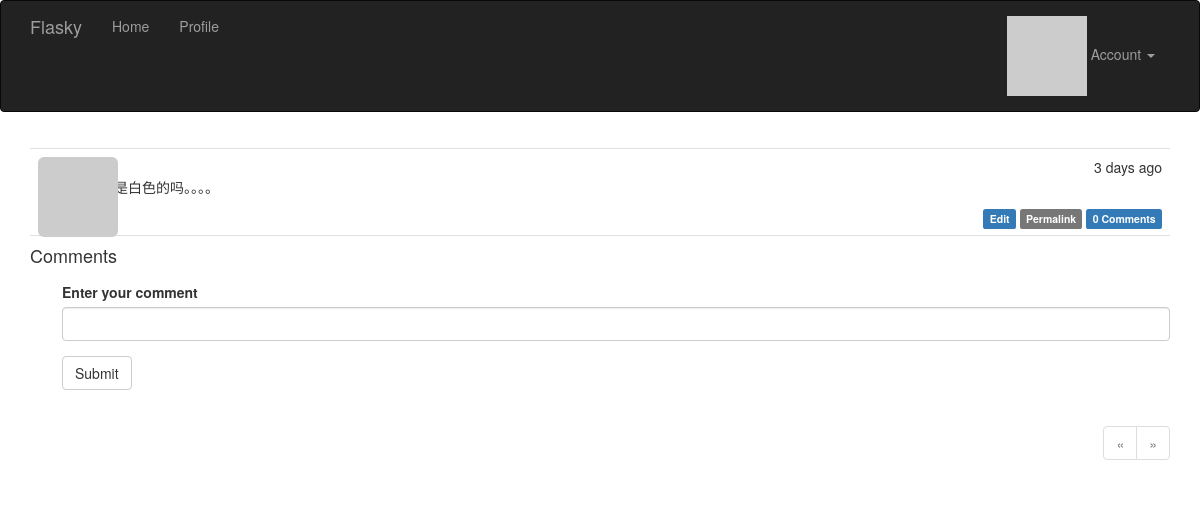
Before: /post/113 (signed in) with the older database file.
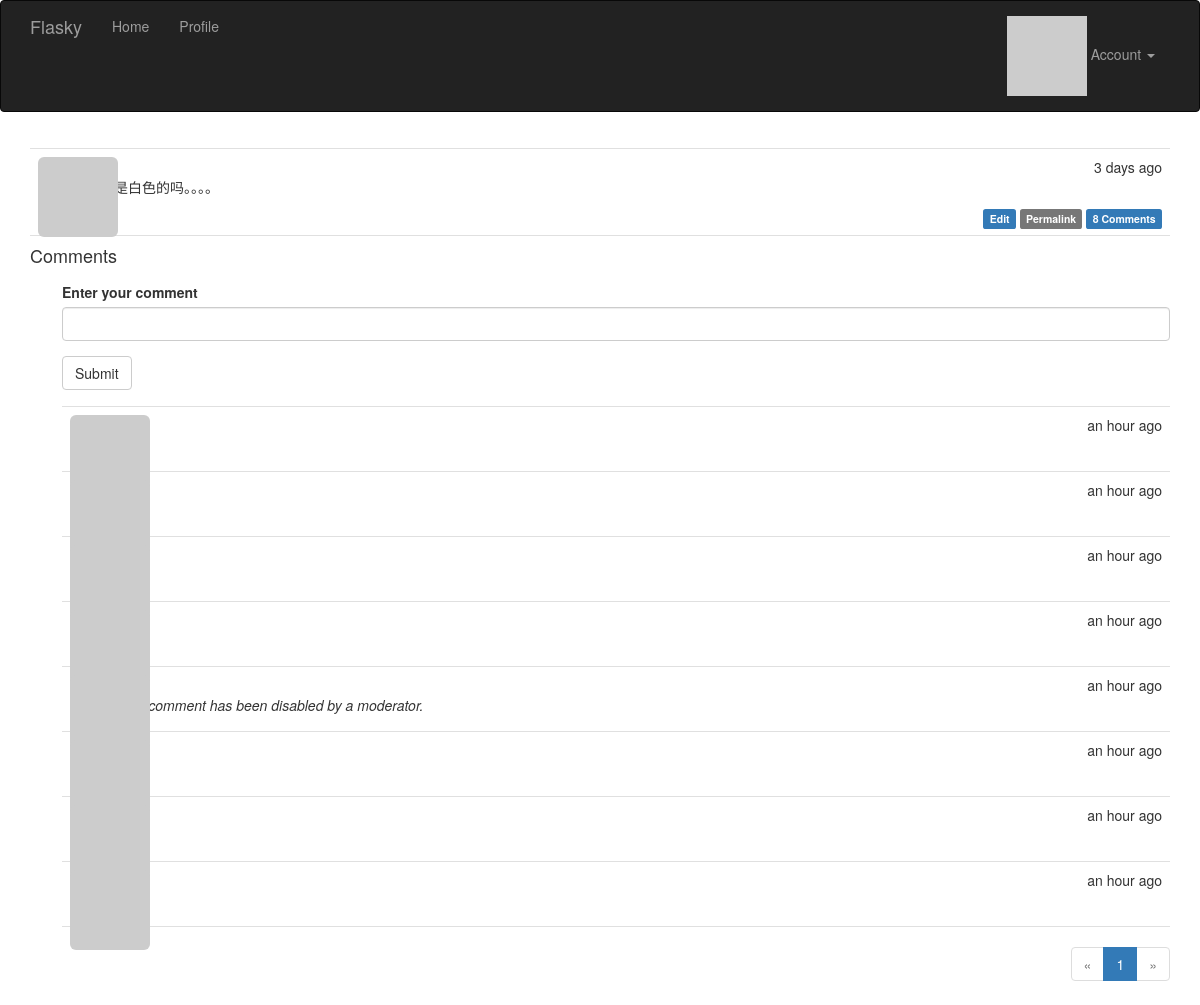
After: the same page with the newer database file.
### app/models.py (models this page shows, shortened)
class Post(db.Model):
    __tablename__ = 'posts'
    id = db.Column(db.Integer, primary_key=True)
    body = db.Column(db.Text)
    body_html = db.Column(db.Text)
    timestamp = db.Column(db.DateTime, index=True, default=datetime.utcnow)
    author_id = db.Column(db.Integer, db.ForeignKey('users.id'))
    comments = db.relationship('Comment', backref='post', lazy='dynamic')

class Comment(db.Model):
    __tablename__ = 'comments'
    id = db.Column(db.Integer, primary_key=True)
    body = db.Column(db.Text)
    body_html = db.Column(db.Text)
    timestamp = db.Column(db.DateTime, index=True, default=datetime.utcnow)
    disabled = db.Column(db.Boolean)
    author_id = db.Column(db.Integer, db.ForeignKey('users.id'))
    post_id = db.Column(db.Integer, db.ForeignKey('posts.id'))

### app/main/views.py (the view, shortened to what this page needs)
@main.route('/post/<int:id>', methods=['GET', 'POST'])
def post(id):
    post = Post.query.get_or_404(id)
    form = CommentForm()
    page = request.args.get('page', 1, type=int)
    if page == -1:
        page = (post.comments.count() - 1) // \
            current_app.config['FLASKY_COMMENTS_PER_PAGE'] + 1
    pagination = post.comments.order_by(Comment.timestamp.asc()).paginate(
        page, per_page=current_app.config['FLASKY_COMMENTS_PER_PAGE'],
        error_out=False)
    comments = pagination.items
    return render_template('post.html', posts=[post], form=form,
                           comments=comments, pagination=pagination)

### app/main/forms.py
class CommentForm(FlaskForm):
    body = StringField('Enter your comment', validators=[DataRequired()])
    submit = SubmitField('Submit')

### app/auth/views.py (called while the page is built)
@auth.before_app_request
def before_request():
    if current_user.is_authenticated:
        current_user.ping()
        if not current_user.confirmed \
                and request.endpoint \
                and request.blueprint != 'auth' \
                and request.endpoint != 'static':
            return redirect(url_for('auth.unconfirmed'))

### app/main/__init__.py (called while the page is built)
@main.app_context_processor
def inject_permissions():
    return dict(Permission=Permission)

### app/models.py (called while the page is built)
@login_manager.user_loader
def load_user(user_id):
    return User.query.get(int(user_id))

    def has_permission(self, perm):
        return self.permissions & perm == perm

    def can(self, perm):
        return self.role is not None and self.role.has_permission(perm)

    def ping(self):
        self.last_seen = datetime.utcnow()
        db.session.add(self)

### app/templates/post.html (shortened to what this page needs)
{% extends "base.html" %}
{% import "bootstrap/wtf.html" as wtf %}
{% import "_macros.html" as macros %}
{% block page_content %}
{% include '_posts.html' %}
<h4 id="comments">Comments</h4>
{% if current_user.can(Permission.COMMENT) %}
<div class="comment-form">
    {{ wtf.quick_form(form) }}
</div>
{% endif %}
{% include '_comments.html' %}
{% if pagination %}
<div class="pagination">
    {{ macros.pagination_widget(pagination, '.post', fragment='#comments', id=posts[0].id) }}
</div>
{% endif %}
{% endblock %}

### app/templates/_posts.html
<ul class="posts">
    {% for post in posts %}
    <li class="post">
      <div class="post-thumbnail">
          <a href="{{ url_for('.user', username=post.author.username) }}">
            <img class="img-rounded profile-thumbnail" src="{{ post.author.gravatar(size=40) }}">
          </a>
      </div>
      <div class="post-content">
          <div class="post-date">{{ moment(post.timestamp).fromNow() }}</div>
          <div class="post-author"><a href="{{ url_for('.user', username=post.author.username) }}">{{ post.author.username }}</a></div>
          <div class="post-body">
              {% if post.body_html %}
                  {{ post.body_html | safe }}
              {% else %}
                  {{ post.body }}
              {% endif %}
          </div>
          <div class="post-footer">
              {% if current_user == post.author %}
              <a href="{{ url_for('.edit', id=post.id) }}">
                  <span class="label label-primary">Edit</span>
              </a>
              {% elif current_user.is_administrator() %}
              <a href="{{ url_for('.edit', id=post.id) }}">
                  <span class="label label-danger">Edit [Admin]</span>
              </a>
              {% endif %}
              <a href="{{ url_for('.post', id=post.id) }}">
                  <span class="label label-default">Permalink</span>
              </a>
              <a href="{{ url_for('.post', id=post.id) }}#comments">
                <span class="label label-primary">{{ post.comments.count() }} Comments</span>
            </a>
            </div>
      </div>
    </li>
    {% endfor %}
</ul>

### app/templates/_comments.html (shortened to what this page needs)
<ul class="comments">
    {% for comment in comments %}
    <li class="comment">
      <div class="comment-thumbnail">
          <a href="{{ url_for('.user', username=comment.author.username) }}">
            <img class="img-rounded profile-thumbnail" src="{{ comment.author.gravatar(size=40) }}">
          </a>
      </div>
      <div class="comment-content">
          <div class="comment-date">{{ moment(comment.timestamp).fromNow() }}</div>
          <div class="comment-author"><a href="{{ url_for('.user', username=comment.author.username) }}">{{ comment.author.username }}</a></div>
          <div class="comment-body">
            {% if comment.disabled %}
            <p><i>This comment has been disabled by a moderator.</i></p>
            {% endif %}
          </div>
      </div>
    </li>
    {% endfor %}
</ul>

Changed rows visible on the page:
computed for Post "颜色是白色的吗。。。。": comments.count "0" → "8"
added Comment: timestamp "an hour ago"
added Comment: timestamp "an hour ago"
added Comment: timestamp "an hour ago"
added Comment: timestamp "an hour ago"
added Comment: timestamp "an hour ago", shows "This comment has been disabled by a moderator."
added Comment: timestamp "an hour ago"
added Comment: timestamp "an hour ago"
added Comment: timestamp "an hour ago"
Other visible differences:
new list line: "1"
